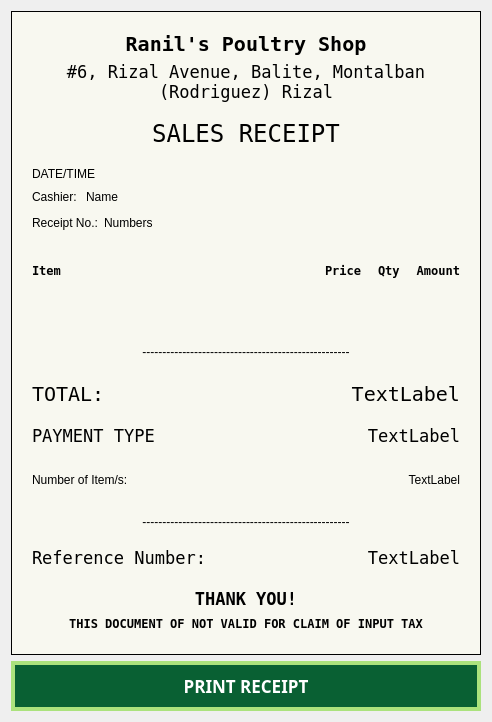
<?xml version="1.0" encoding="UTF-8"?>
<ui version="4.0">
 <class>Dialog</class>
 <widget class="QDialog" name="Dialog">
  <property name="geometry">
   <rect>
    <x>0</x>
    <y>0</y>
    <width>492</width>
    <height>722</height>
   </rect>
  </property>
  <property name="windowTitle">
   <string>Dialog</string>
  </property>
  <layout class="QVBoxLayout" name="verticalLayout_6">
   <item>
    <widget class="QWidget" name="widget" native="true">
     <property name="styleSheet">
      <string notr="true">.QWidget{
background-color: #F8F8F0;
}

#widget{
border: 1px solid black;
}</string>
     </property>
     <layout class="QVBoxLayout" name="verticalLayout_5">
      <property name="leftMargin">
       <number>12</number>
      </property>
      <property name="topMargin">
       <number>12</number>
      </property>
      <property name="rightMargin">
       <number>12</number>
      </property>
      <property name="bottomMargin">
       <number>12</number>
      </property>
      <item>
       <widget class="QWidget" name="widget_2" native="true">
        <layout class="QVBoxLayout" name="verticalLayout_4">
         <property name="bottomMargin">
          <number>0</number>
         </property>
         <item>
          <widget class="QLabel" name="label">
           <property name="font">
            <font>
             <family>Inconsolata</family>
             <pointsize>15</pointsize>
             <bold>true</bold>
            </font>
           </property>
           <property name="text">
            <string>Ranil's Poultry Shop</string>
           </property>
           <property name="alignment">
            <set>Qt::AlignCenter</set>
           </property>
           <property name="wordWrap">
            <bool>true</bool>
           </property>
          </widget>
         </item>
         <item>
          <widget class="QLabel" name="label_2">
           <property name="font">
            <font>
             <family>Inconsolata</family>
             <pointsize>13</pointsize>
            </font>
           </property>
           <property name="text">
            <string>#6, Rizal Avenue, Balite, Montalban (Rodriguez) Rizal</string>
           </property>
           <property name="scaledContents">
            <bool>false</bool>
           </property>
           <property name="alignment">
            <set>Qt::AlignCenter</set>
           </property>
           <property name="wordWrap">
            <bool>true</bool>
           </property>
          </widget>
         </item>
         <item>
          <widget class="QWidget" name="widget_3" native="true">
           <layout class="QVBoxLayout" name="verticalLayout">
            <property name="topMargin">
             <number>0</number>
            </property>
            <property name="bottomMargin">
             <number>0</number>
            </property>
           </layout>
          </widget>
         </item>
        </layout>
       </widget>
      </item>
      <item>
       <widget class="QWidget" name="widget_4" native="true">
        <layout class="QVBoxLayout" name="verticalLayout_3">
         <property name="topMargin">
          <number>0</number>
         </property>
         <property name="bottomMargin">
          <number>0</number>
         </property>
         <item>
          <widget class="QLabel" name="label_4">
           <property name="font">
            <font>
             <family>Inconsolata</family>
             <pointsize>18</pointsize>
            </font>
           </property>
           <property name="text">
            <string>SALES RECEIPT</string>
           </property>
           <property name="alignment">
            <set>Qt::AlignCenter</set>
           </property>
          </widget>
         </item>
        </layout>
       </widget>
      </item>
      <item>
       <widget class="QWidget" name="widget_10" native="true">
        <layout class="QVBoxLayout" name="verticalLayout_2">
         <item>
          <widget class="QLabel" name="DateTime_L">
           <property name="text">
            <string>DATE/TIME</string>
           </property>
          </widget>
         </item>
         <item>
          <widget class="QWidget" name="widget_19" native="true">
           <layout class="QHBoxLayout" name="horizontalLayout_5">
            <property name="leftMargin">
             <number>0</number>
            </property>
            <property name="topMargin">
             <number>0</number>
            </property>
            <property name="rightMargin">
             <number>0</number>
            </property>
            <property name="bottomMargin">
             <number>0</number>
            </property>
            <item>
             <widget class="QLabel" name="label_17">
              <property name="text">
               <string>Cashier: </string>
              </property>
             </widget>
            </item>
            <item>
             <widget class="QLabel" name="UName_L">
              <property name="text">
               <string>Name</string>
              </property>
             </widget>
            </item>
            <item>
             <spacer name="horizontalSpacer_7">
              <property name="orientation">
               <enum>Qt::Horizontal</enum>
              </property>
              <property name="sizeHint" stdset="0">
               <size>
                <width>40</width>
                <height>20</height>
               </size>
              </property>
             </spacer>
            </item>
           </layout>
          </widget>
         </item>
         <item>
          <widget class="QWidget" name="widget_20" native="true">
           <layout class="QHBoxLayout" name="horizontalLayout_9">
            <property name="leftMargin">
             <number>0</number>
            </property>
            <property name="topMargin">
             <number>0</number>
            </property>
            <property name="rightMargin">
             <number>0</number>
            </property>
            <property name="bottomMargin">
             <number>0</number>
            </property>
            <item>
             <widget class="QLabel" name="label_18">
              <property name="text">
               <string>Receipt No.:</string>
              </property>
             </widget>
            </item>
            <item>
             <widget class="QLabel" name="ReceiptNo_L">
              <property name="text">
               <string>Numbers</string>
              </property>
             </widget>
            </item>
            <item>
             <spacer name="horizontalSpacer_8">
              <property name="orientation">
               <enum>Qt::Horizontal</enum>
              </property>
              <property name="sizeHint" stdset="0">
               <size>
                <width>40</width>
                <height>20</height>
               </size>
              </property>
             </spacer>
            </item>
           </layout>
          </widget>
         </item>
        </layout>
       </widget>
      </item>
      <item>
       <widget class="QWidget" name="widget_15" native="true">
        <layout class="QHBoxLayout" name="horizontalLayout_7">
         <property name="bottomMargin">
          <number>0</number>
         </property>
         <item>
          <widget class="QLabel" name="label_9">
           <property name="font">
            <font>
             <family>Inconsolata</family>
             <bold>true</bold>
            </font>
           </property>
           <property name="text">
            <string>Item</string>
           </property>
          </widget>
         </item>
         <item>
          <spacer name="horizontalSpacer_6">
           <property name="orientation">
            <enum>Qt::Horizontal</enum>
           </property>
           <property name="sizeHint" stdset="0">
            <size>
             <width>40</width>
             <height>20</height>
            </size>
           </property>
          </spacer>
         </item>
         <item>
          <widget class="QLabel" name="label_8">
           <property name="font">
            <font>
             <family>Inconsolata</family>
             <bold>true</bold>
            </font>
           </property>
           <property name="text">
            <string>Price</string>
           </property>
          </widget>
         </item>
         <item>
          <spacer name="horizontalSpacer_5">
           <property name="orientation">
            <enum>Qt::Horizontal</enum>
           </property>
           <property name="sizeType">
            <enum>QSizePolicy::Fixed</enum>
           </property>
           <property name="sizeHint" stdset="0">
            <size>
             <width>10</width>
             <height>20</height>
            </size>
           </property>
          </spacer>
         </item>
         <item>
          <widget class="QLabel" name="label_3">
           <property name="font">
            <font>
             <family>Inconsolata</family>
             <bold>true</bold>
            </font>
           </property>
           <property name="text">
            <string>Qty</string>
           </property>
          </widget>
         </item>
         <item>
          <spacer name="horizontalSpacer_4">
           <property name="orientation">
            <enum>Qt::Horizontal</enum>
           </property>
           <property name="sizeType">
            <enum>QSizePolicy::Fixed</enum>
           </property>
           <property name="sizeHint" stdset="0">
            <size>
             <width>10</width>
             <height>20</height>
            </size>
           </property>
          </spacer>
         </item>
         <item>
          <widget class="QLabel" name="label_13">
           <property name="font">
            <font>
             <family>Inconsolata</family>
             <bold>true</bold>
            </font>
           </property>
           <property name="text">
            <string>Amount</string>
           </property>
           <property name="alignment">
            <set>Qt::AlignRight|Qt::AlignTrailing|Qt::AlignVCenter</set>
           </property>
          </widget>
         </item>
        </layout>
       </widget>
      </item>
      <item>
       <widget class="QWidget" name="ProdList_w" native="true"/>
      </item>
      <item>
       <widget class="QWidget" name="widget_17" native="true">
        <layout class="QVBoxLayout" name="verticalLayout_11">
         <property name="leftMargin">
          <number>0</number>
         </property>
         <property name="topMargin">
          <number>0</number>
         </property>
         <property name="rightMargin">
          <number>0</number>
         </property>
         <property name="bottomMargin">
          <number>0</number>
         </property>
         <item>
          <widget class="QLabel" name="label_7">
           <property name="text">
            <string>----------------------------------------------------</string>
           </property>
           <property name="alignment">
            <set>Qt::AlignCenter</set>
           </property>
          </widget>
         </item>
        </layout>
       </widget>
      </item>
      <item>
       <widget class="QWidget" name="widget_6" native="true">
        <layout class="QHBoxLayout" name="horizontalLayout_3">
         <property name="topMargin">
          <number>0</number>
         </property>
         <property name="bottomMargin">
          <number>0</number>
         </property>
         <item>
          <widget class="QLabel" name="label_6">
           <property name="font">
            <font>
             <family>Inconsolata</family>
             <pointsize>15</pointsize>
            </font>
           </property>
           <property name="text">
            <string>TOTAL:</string>
           </property>
          </widget>
         </item>
         <item>
          <widget class="QLabel" name="TotalPrice_L">
           <property name="font">
            <font>
             <family>Inconsolata</family>
             <pointsize>15</pointsize>
            </font>
           </property>
           <property name="text">
            <string>TextLabel</string>
           </property>
           <property name="alignment">
            <set>Qt::AlignRight|Qt::AlignTrailing|Qt::AlignVCenter</set>
           </property>
          </widget>
         </item>
        </layout>
       </widget>
      </item>
      <item>
       <widget class="QWidget" name="widget_7" native="true">
        <layout class="QHBoxLayout" name="horizontalLayout_4">
         <property name="topMargin">
          <number>0</number>
         </property>
         <property name="bottomMargin">
          <number>0</number>
         </property>
         <item>
          <widget class="QLabel" name="PMethod_L">
           <property name="font">
            <font>
             <family>Inconsolata</family>
             <pointsize>13</pointsize>
            </font>
           </property>
           <property name="text">
            <string>PAYMENT TYPE</string>
           </property>
          </widget>
         </item>
         <item>
          <widget class="QLabel" name="APaid_L">
           <property name="font">
            <font>
             <family>Inconsolata</family>
             <pointsize>13</pointsize>
            </font>
           </property>
           <property name="text">
            <string>TextLabel</string>
           </property>
           <property name="alignment">
            <set>Qt::AlignRight|Qt::AlignTrailing|Qt::AlignVCenter</set>
           </property>
          </widget>
         </item>
        </layout>
       </widget>
      </item>
      <item>
       <widget class="QWidget" name="widget_16" native="true">
        <layout class="QHBoxLayout" name="horizontalLayout_8">
         <property name="topMargin">
          <number>0</number>
         </property>
         <property name="bottomMargin">
          <number>0</number>
         </property>
         <item>
          <widget class="QLabel" name="label_14">
           <property name="text">
            <string>Number of Item/s:</string>
           </property>
          </widget>
         </item>
         <item>
          <widget class="QLabel" name="INumber_L">
           <property name="text">
            <string>TextLabel</string>
           </property>
           <property name="alignment">
            <set>Qt::AlignRight|Qt::AlignTrailing|Qt::AlignVCenter</set>
           </property>
          </widget>
         </item>
        </layout>
       </widget>
      </item>
      <item>
       <widget class="QWidget" name="widget_18" native="true">
        <layout class="QVBoxLayout" name="verticalLayout_12">
         <property name="leftMargin">
          <number>0</number>
         </property>
         <property name="topMargin">
          <number>0</number>
         </property>
         <property name="rightMargin">
          <number>0</number>
         </property>
         <property name="bottomMargin">
          <number>0</number>
         </property>
         <item>
          <widget class="QLabel" name="label_5">
           <property name="text">
            <string>----------------------------------------------------</string>
           </property>
           <property name="alignment">
            <set>Qt::AlignCenter</set>
           </property>
          </widget>
         </item>
        </layout>
       </widget>
      </item>
      <item>
       <widget class="QWidget" name="widget_8" native="true">
        <layout class="QHBoxLayout" name="horizontalLayout_6">
         <property name="topMargin">
          <number>0</number>
         </property>
         <property name="bottomMargin">
          <number>12</number>
         </property>
         <item>
          <widget class="QLabel" name="label_10">
           <property name="font">
            <font>
             <family>Inconsolata</family>
             <pointsize>13</pointsize>
            </font>
           </property>
           <property name="text">
            <string>Reference Number: </string>
           </property>
           <property name="alignment">
            <set>Qt::AlignLeading|Qt::AlignLeft|Qt::AlignVCenter</set>
           </property>
          </widget>
         </item>
         <item>
          <widget class="QLabel" name="GCRef_L">
           <property name="font">
            <font>
             <family>Inconsolata</family>
             <pointsize>13</pointsize>
            </font>
           </property>
           <property name="text">
            <string>TextLabel</string>
           </property>
           <property name="alignment">
            <set>Qt::AlignRight|Qt::AlignTrailing|Qt::AlignVCenter</set>
           </property>
          </widget>
         </item>
        </layout>
       </widget>
      </item>
      <item>
       <widget class="QWidget" name="widget_9" native="true">
        <layout class="QVBoxLayout" name="verticalLayout_10">
         <property name="topMargin">
          <number>0</number>
         </property>
         <property name="bottomMargin">
          <number>12</number>
         </property>
         <item>
          <widget class="QLabel" name="label_11">
           <property name="font">
            <font>
             <family>Inconsolata</family>
             <pointsize>13</pointsize>
             <bold>true</bold>
            </font>
           </property>
           <property name="text">
            <string>THANK YOU!</string>
           </property>
           <property name="alignment">
            <set>Qt::AlignCenter</set>
           </property>
          </widget>
         </item>
         <item>
          <widget class="QLabel" name="label_16">
           <property name="font">
            <font>
             <family>Inconsolata</family>
             <bold>true</bold>
            </font>
           </property>
           <property name="text">
            <string>THIS DOCUMENT OF NOT VALID FOR CLAIM OF INPUT TAX</string>
           </property>
           <property name="alignment">
            <set>Qt::AlignCenter</set>
           </property>
           <property name="wordWrap">
            <bool>true</bool>
           </property>
          </widget>
         </item>
        </layout>
       </widget>
      </item>
     </layout>
    </widget>
   </item>
   <item>
    <widget class="QWidget" name="widget_5" native="true">
     <property name="sizePolicy">
      <sizepolicy hsizetype="Minimum" vsizetype="Minimum">
       <horstretch>0</horstretch>
       <verstretch>0</verstretch>
      </sizepolicy>
     </property>
     <property name="maximumSize">
      <size>
       <width>16777215</width>
       <height>50</height>
      </size>
     </property>
     <property name="styleSheet">
      <string notr="true">.QPushButton{
	background-color: rgb(9, 96, 51);
	color: rgb(255, 255, 255);
	border:4px solid rgb(171, 226, 125);
}</string>
     </property>
     <layout class="QVBoxLayout" name="verticalLayout_7">
      <property name="spacing">
       <number>0</number>
      </property>
      <property name="leftMargin">
       <number>0</number>
      </property>
      <property name="topMargin">
       <number>0</number>
      </property>
      <property name="rightMargin">
       <number>0</number>
      </property>
      <property name="bottomMargin">
       <number>0</number>
      </property>
      <item>
       <widget class="QPushButton" name="Print_btn">
        <property name="sizePolicy">
         <sizepolicy hsizetype="MinimumExpanding" vsizetype="MinimumExpanding">
          <horstretch>0</horstretch>
          <verstretch>0</verstretch>
         </sizepolicy>
        </property>
        <property name="minimumSize">
         <size>
          <width>25</width>
          <height>35</height>
         </size>
        </property>
        <property name="font">
         <font>
          <family>DM Sans</family>
          <pointsize>13</pointsize>
          <bold>true</bold>
         </font>
        </property>
        <property name="text">
         <string>PRINT RECEIPT</string>
        </property>
       </widget>
      </item>
     </layout>
    </widget>
   </item>
  </layout>
 </widget>
 <resources/>
 <connections/>
</ui>
